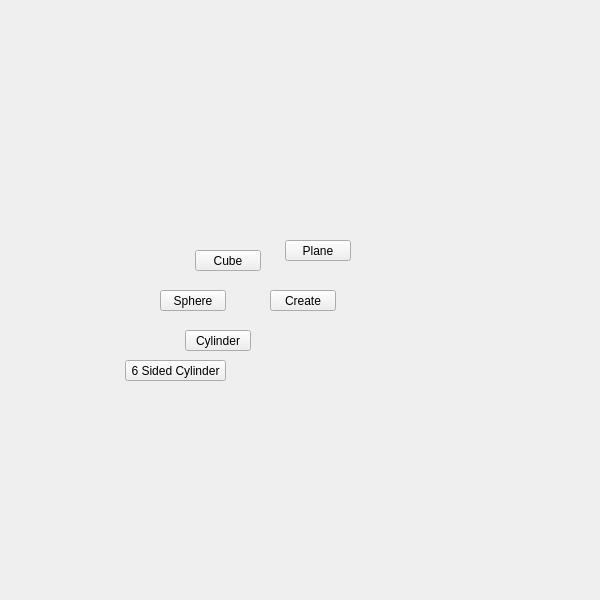
<?xml version="1.0" encoding="UTF-8"?>
<ui version="4.0">
 <class>translucent_window</class>
 <widget class="QMainWindow" name="translucent_window">
  <property name="enabled">
   <bool>true</bool>
  </property>
  <property name="geometry">
   <rect>
    <x>0</x>
    <y>0</y>
    <width>600</width>
    <height>600</height>
   </rect>
  </property>
  <property name="sizePolicy">
   <sizepolicy hsizetype="Ignored" vsizetype="Ignored">
    <horstretch>0</horstretch>
    <verstretch>0</verstretch>
   </sizepolicy>
  </property>
  <property name="minimumSize">
   <size>
    <width>0</width>
    <height>0</height>
   </size>
  </property>
  <property name="maximumSize">
   <size>
    <width>600</width>
    <height>600</height>
   </size>
  </property>
  <property name="cursor">
   <cursorShape>ArrowCursor</cursorShape>
  </property>
  <property name="whatsThis">
   <string>main</string>
  </property>
  <property name="toolButtonStyle">
   <enum>Qt::ToolButtonIconOnly</enum>
  </property>
  <property name="tabShape">
   <enum>QTabWidget::Triangular</enum>
  </property>
  <property name="dockNestingEnabled">
   <bool>true</bool>
  </property>
  <property name="dockOptions">
   <set>QMainWindow::AllowNestedDocks|QMainWindow::AllowTabbedDocks|QMainWindow::AnimatedDocks|QMainWindow::ForceTabbedDocks</set>
  </property>
  <widget class="QWidget" name="widget">
   <property name="sizePolicy">
    <sizepolicy hsizetype="Ignored" vsizetype="Ignored">
     <horstretch>0</horstretch>
     <verstretch>0</verstretch>
    </sizepolicy>
   </property>
   <widget class="QPushButton" name="i006">
    <property name="geometry">
     <rect>
      <x>270</x>
      <y>290</y>
      <width>66</width>
      <height>21</height>
     </rect>
    </property>
    <property name="minimumSize">
     <size>
      <width>0</width>
      <height>21</height>
     </size>
    </property>
    <property name="maximumSize">
     <size>
      <width>16777215</width>
      <height>21</height>
     </size>
    </property>
    <property name="whatsThis">
     <string>create</string>
    </property>
    <property name="text">
     <string>Create</string>
    </property>
   </widget>
   <widget class="QPushButton" name="b001">
    <property name="geometry">
     <rect>
      <x>195</x>
      <y>250</y>
      <width>66</width>
      <height>21</height>
     </rect>
    </property>
    <property name="minimumSize">
     <size>
      <width>0</width>
      <height>21</height>
     </size>
    </property>
    <property name="maximumSize">
     <size>
      <width>16777215</width>
      <height>21</height>
     </size>
    </property>
    <property name="whatsThis">
     <string/>
    </property>
    <property name="text">
     <string>Cube</string>
    </property>
   </widget>
   <widget class="QPushButton" name="b002">
    <property name="geometry">
     <rect>
      <x>160</x>
      <y>290</y>
      <width>66</width>
      <height>21</height>
     </rect>
    </property>
    <property name="minimumSize">
     <size>
      <width>0</width>
      <height>21</height>
     </size>
    </property>
    <property name="maximumSize">
     <size>
      <width>16777215</width>
      <height>21</height>
     </size>
    </property>
    <property name="whatsThis">
     <string/>
    </property>
    <property name="text">
     <string>Sphere</string>
    </property>
   </widget>
   <widget class="QPushButton" name="b003">
    <property name="geometry">
     <rect>
      <x>185</x>
      <y>330</y>
      <width>66</width>
      <height>21</height>
     </rect>
    </property>
    <property name="minimumSize">
     <size>
      <width>0</width>
      <height>21</height>
     </size>
    </property>
    <property name="maximumSize">
     <size>
      <width>16777215</width>
      <height>21</height>
     </size>
    </property>
    <property name="whatsThis">
     <string/>
    </property>
    <property name="text">
     <string>Cylinder</string>
    </property>
   </widget>
   <widget class="QPushButton" name="b004">
    <property name="geometry">
     <rect>
      <x>285</x>
      <y>240</y>
      <width>66</width>
      <height>21</height>
     </rect>
    </property>
    <property name="minimumSize">
     <size>
      <width>0</width>
      <height>21</height>
     </size>
    </property>
    <property name="maximumSize">
     <size>
      <width>16777215</width>
      <height>21</height>
     </size>
    </property>
    <property name="whatsThis">
     <string/>
    </property>
    <property name="text">
     <string>Plane</string>
    </property>
   </widget>
   <widget class="QPushButton" name="b005">
    <property name="geometry">
     <rect>
      <x>125</x>
      <y>360</y>
      <width>101</width>
      <height>21</height>
     </rect>
    </property>
    <property name="minimumSize">
     <size>
      <width>0</width>
      <height>21</height>
     </size>
    </property>
    <property name="maximumSize">
     <size>
      <width>16777215</width>
      <height>21</height>
     </size>
    </property>
    <property name="whatsThis">
     <string/>
    </property>
    <property name="text">
     <string>6 Sided Cylinder</string>
    </property>
   </widget>
  </widget>
 </widget>
 <resources/>
 <connections/>
 <designerdata>
  <property name="gridDeltaX">
   <number>5</number>
  </property>
  <property name="gridDeltaY">
   <number>10</number>
  </property>
  <property name="gridSnapX">
   <bool>true</bool>
  </property>
  <property name="gridSnapY">
   <bool>true</bool>
  </property>
  <property name="gridVisible">
   <bool>true</bool>
  </property>
 </designerdata>
</ui>
